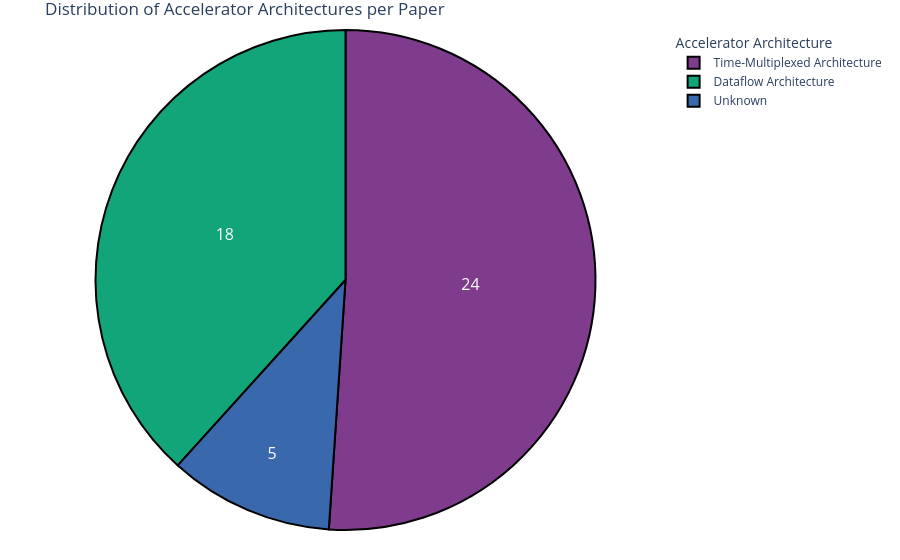

This figure's notebook cell:
### Code cell
# Replace None values with "Unknown" for better visualization
tmp_df = research_df['Accelerator Architecture'].fillna("Unknown")
pie_chart(tmp_df, 'Accelerator Architecture', 'Distribution of Accelerator Architectures per Paper')

### Figure 1 — Plotly figure (JSON) as saved in the notebook; plotly's stock layout.template omitted (floating-point values rounded to 4 significant figures)
{"data": [{"domain": {"x": [0, 1], "y": [0, 1]}, "hole": 0, "hovertemplate": "Accelerator Architecture=%{label}<extra></extra>", "labels": ["Unknown", "Dataflow Architecture", "Dataflow Architecture", "Dataflow Architecture", "Dataflow Architecture", "Dataflow Architecture", "Dataflow Architecture", "Dataflow Architecture", "Time-Multiplexed Architecture", "Dataflow Architecture", "Time-Multiplexed Architecture", "Time-Multiplexed Architecture", "Dataflow Architecture", "Dataflow Architecture", "Dataflow Architecture", "Unknown", "Time-Multiplexed Architecture", "Time-Multiplexed Architecture", "Time-Multiplexed Architecture", "Time-Multiplexed Architecture", "Time-Multiplexed Architecture", "Dataflow Architecture", "Dataflow Architecture", "Unknown", "Time-Multiplexed Architecture", "Dataflow Architecture", "Time-Multiplexed Architecture", "Dataflow Architecture", "Time-Multiplexed Architecture", "Time-Multiplexed Architecture", "Unknown", "Dataflow Architecture", "Time-Multiplexed Architecture", "Time-Multiplexed Architecture", "Unknown", "Time-Multiplexed Architecture", "Time-Multiplexed Architecture", "Time-Multiplexed Architecture", "Time-Multiplexed Architecture", "Time-Multiplexed Architecture", "Time-Multiplexed Architecture", "Time-Multiplexed Architecture", "Time-Multiplexed Architecture", "Dataflow Architecture", "Time-Multiplexed Architecture", "Time-Multiplexed Architecture", "Dataflow Architecture"], "legendgroup": "", "marker": {"line": {"color": "#000000", "width": 2}}, "name": "", "showlegend": true, "textfont": {"size": 16}, "textinfo": "value", "type": "pie"}], "layout": {"legend": {"title": {"text": "Accelerator Architecture"}, "tracegroupgap": 0}, "margin": {"b": 30, "l": 30, "r": 30, "t": 30}, "piecolorway": ["rgb(127, 60, 141)", "rgb(17, 165, 121)", "rgb(57, 105, 172)", "rgb(242, 183, 1)", "rgb(231, 63, 116)", "rgb(128, 186, 90)", "rgb(230, 131, 16)", "rgb(0, 134, 149)", "rgb(207, 28, 144)", "rgb(249, 123, 114)", "rgb(165, 170, 153)"], "title": {"text": "Distribution of Accelerator Architectures per Paper"}}}
